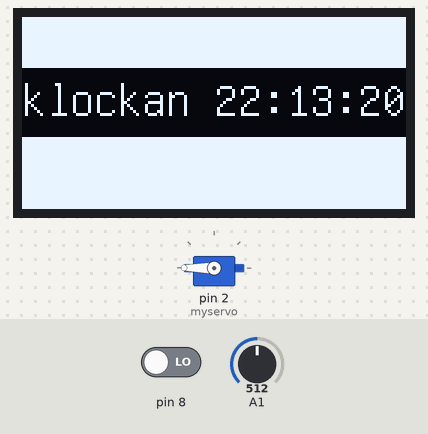
Simulated run of this sketch. Board: Arduino Uno, built with avr-gcc and run on an emulated ATmega328P. On the bench: servo, 128×64 one-colour display. Inputs (shaded band) come from the test bench; at power-on: pin 8 LOW, A1 = 512. The local clock reads 2024-03-15 10:24:30 at power-on unless the sketch sets it; what the sketch prints to the serial monitor is not drawn.

Above: at 2.7 s.
2.8 s: pin 8 driven HIGH
At 4.8 s:
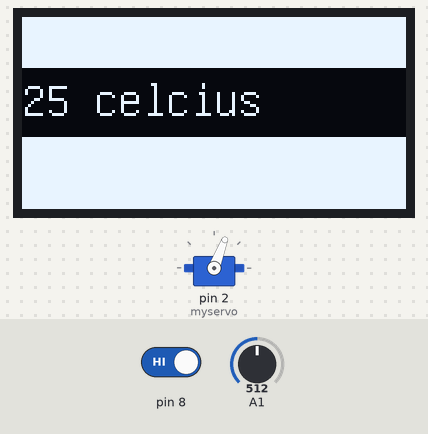
6.9 s: A1 set to 716
At 10.7 s:
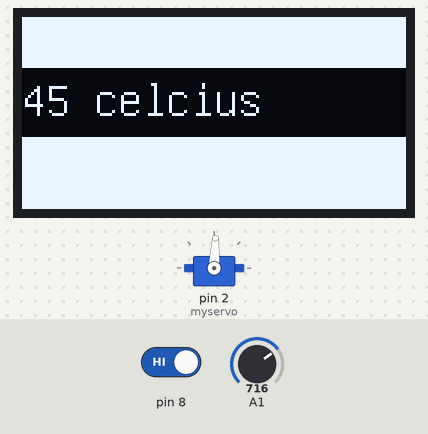
11.0 s: A1 set to 900
At 13.7 s:
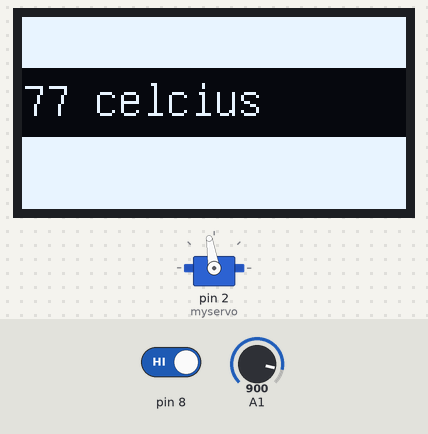
14.9 s: A1 set to 306
At 18.5 s:
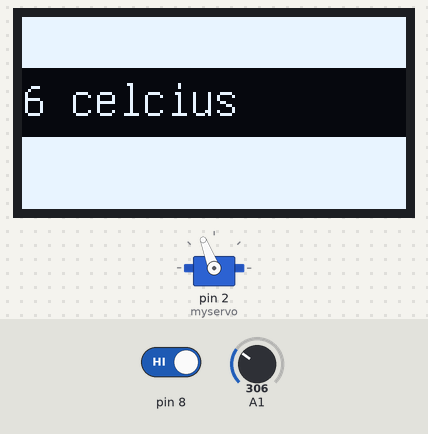
Timing chart, 0 to 23.5 s (numbered marks = the images above; inputs shaded):
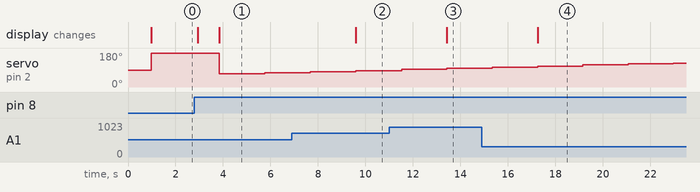

The sketch:

termometer_klocka_copy_20241112120226.ino
```cpp
/*
* Name: clock and temp project
* Author: Svante Larrson
* Date: 2024-10-10
* Description: This project uses a ds3231 to measure time and displays the time to an 1306 oled display,
* Further, it measures temprature with a analog temprature module and displays a mapped value to a 9g-servo-motor
*/

#include <U8glib.h>
#include <RTClib.h>
#include <Wire.h>
#include <Servo.h>
RTC_DS3231 rtc;
char t[32];
bool vilken = true;
bool timme = true;

U8GLIB_SSD1306_128X64 u8g(U8G_I2C_OPT_NO_ACK);
Servo myservo;
//libs and some variabels the libs ned

void setup() {
  Serial.begin(9600);
  Wire.begin();
  rtc.begin();
  rtc.adjust(DateTime(F(__DATE__),F(__TIME__)));
  myservo.attach(2);
  //starts some proceses
}

void loop() {
  int read = digitalRead(8);
  Serial.println(read);

  if (read == 1 && timme == true) {
    vilken = !vilken;
    timme = !timme;
  }
  if (read == 0 && timme == false) {
    timme = !timme;
  }
  //code for button pres that shifts betwen two code varients

  if (vilken==true){
    text(0,33 , time());
    myservo.write(vo());
  }
  //code varient to display time on monitor, temp on servo
  if (vilken==false){
    text(0,33 , String(temp()) + " celcius");
    DateTime now = rtc.now();
    int cord= map(now.second(),0, 60, 0,180);
    if (cord==180){
      cord=0;
    }
    myservo.write(cord);
    delay(1000);
  }
  //code varient to display temp on monitor, time on servo
}

int temp() {
  int Vo;
  float R1 = 10000; // value of R1 on board
  float logR2, R2, T;
  float c1 = 0.001129148, c2 = 0.000234125, c3 = 0.0000000876741;
  Vo = analogRead(A1);
  R2 = R1 * (1023.0 / (float)Vo - 1.0); //calculate resistance on thermistor
  logR2 = log(R2);
  T = (1.0 / (c1 + c2*logR2 + c3*logR2*logR2*logR2)); // temperature in Kelvin
  T = T - 273.15; //convert Kelvin to Celcius
  return T;
}
//function to get the temperatur in celcius

int vo(){
  return(map(temp(), 0, 25, 0,180));
}
//function to convert temperature to servo position

String time(){
  DateTime now = rtc.now();
  String tid= String("klockan ") + String(now.hour())  + ":"+ String(now.minute())  + ":"+ String(now.second());
  return(tid);
}
//function to get the curent time "klocka h:m:s"

void text(int x, int y, String ord) {
  u8g.firstPage();
  do {
     u8g.setFont(u8g_font_unifont);
     u8g.drawStr(x, y, ord.c_str());
     //what word sholud be displayed and where
     for(int i=0; i<128; i++){
      for(int j=0; j<17; j+=1){
        u8g.drawPixel(i, j);
      }
     }
     for(int i=0; i<128; i++){
      for(int j=40; j<64; j+=1){
        u8g.drawPixel(i, j);
      }
     }
     //boxes in the text displayed
  } while (u8g.nextPage());
}
//display loop
```

Measured:
- after the input at 2.8 s, servo on pin 2 (myservo): 180° → 69° after 1.1 s, → 75° 1.9 s later; the display: first differs from a run without the input after 1.1 s (image 1)
- after the input at 6.9 s, the display: changes after 2.7 s (image 2)
- after the input at 11.0 s, the display: changes after 2.4 s (image 3)
- after the input at 14.9 s, the display: changes after 2.3 s (image 4)
